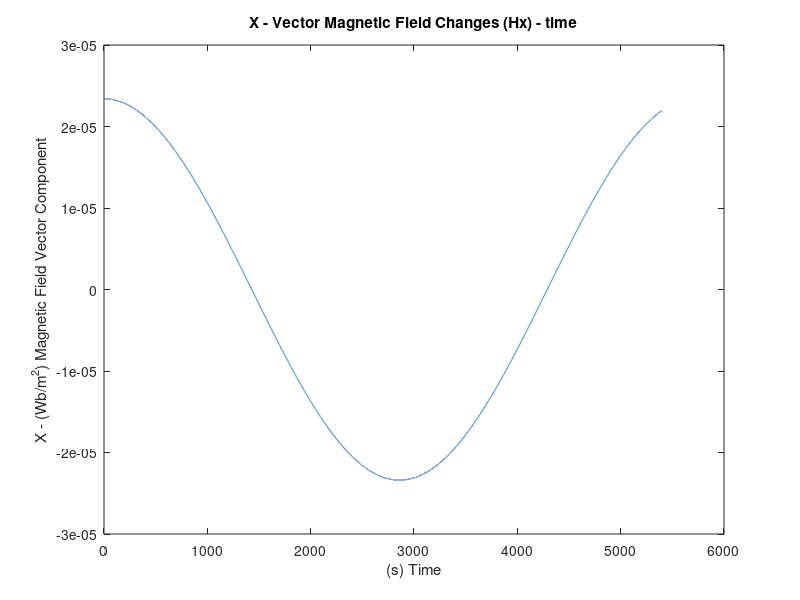
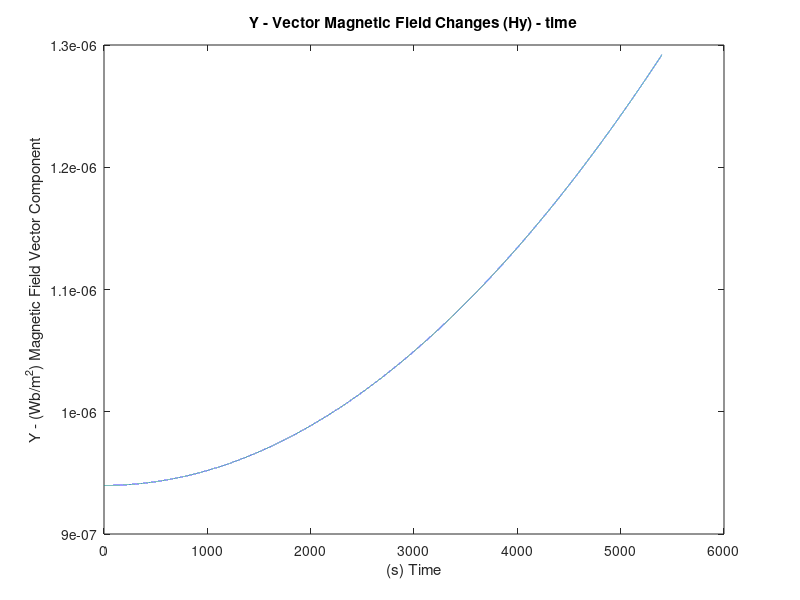
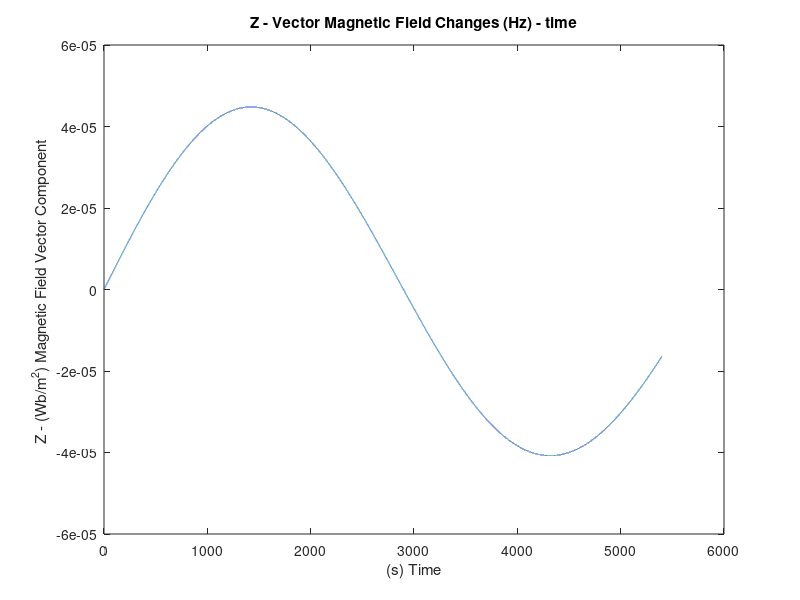
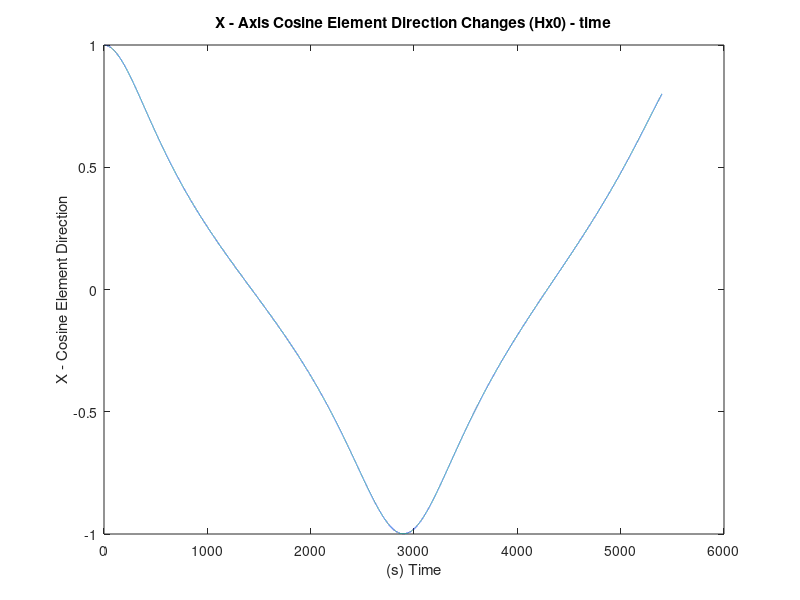

Source code (MATLAB) for these figures, in order:
clc
clear
n=48; % Student Number
N=54000; % Iteration Number
dt=0.1; % (s) The sample time 
t(1)=0; % (s) Initial time 
Me=7.943*(10^15); % (Wb*m) The magnetic dipole moment of the Earth 
mu=3.98601*(10^14); % (m^3/s^2) The Earth gravitational constant 
i=(80+0.5*n)*(pi/180); % (rad) The Orbit inclination (Multiply by (pi / 180) to convert it to radians)
We=7.29*(10^-5); % (rad/s) The Spin Rate of the Earth 
E=(11.7)*(pi/180); % (rad) The Magnetic Dipole Tilt 
Ro=(6378.14+500+2*n)*1000; % (m) The distance between the center of mass of the satellite and the Earth.
Wo=sqrt(mu/Ro^3); % (rad/s) The angular velocity of the orbit with respect to the inertial frame 
 
for x=1:N % for loop to perform iteration
    
    % Time increases per iteration
    t(x+1)=t(x)+dt;
    
    % Earth's Magnetic Field Vector Components
    Hx(x)=(Me/Ro^3)*(cos(Wo*t(x))*(cos(E)*sin(i)-sin(E)*cos(i)*cos(We*t(x)))-sin(Wo*t(x))*sin(E)*sin(We*t(x)));
    Hy(x)=(-Me/Ro^3)*(cos(E)*cos(i)+sin(E)*sin(i)*cos(We*t(x)));
    Hz(x)=2*(Me/Ro^3)*(sin(Wo*t(x))*(cos(E)*sin(i)-sin(E)*cos(i)*cos(We*t(x)))-2*sin(Wo*t(x))*sin(E)*sin(We*t(x)));
    
    % Direction cosine elements of the magnetic field vector
    Hx0(x)=(1/sqrt(Hx(x)^2+Hy(x)^2+Hz(x)^2))*Hx(x);
    Hy0(x)=(1/sqrt(Hx(x)^2+Hy(x)^2+Hz(x)^2))*Hy(x);
    Hz0(x)=(1/sqrt(Hx(x)^2+Hy(x)^2+Hz(x)^2))*Hz(x);
    
end
 
% Earth's magnetic field vector components graphs 

figure
plot(t(1:54000),Hx);
title('X - Vector Magnetic Field Changes (Hx) - time');
xlabel(' (s) Time ');
ylabel('X - (Wb/m^2) Magnetic Field Vector Component');
 
figure
plot(t(1:54000),Hy);
title('Y - Vector Magnetic Field Changes (Hy) - time');
xlabel(' (s) Time ');
ylabel('Y - (Wb/m^2) Magnetic Field Vector Component');
 
figure
plot(t(1:54000),Hz);
title('Z - Vector Magnetic Field Changes (Hz) - time');
xlabel(' (s) Time ');
ylabel('Z - (Wb/m^2) Magnetic Field Vector Component ');
 
% Direction cosine elements of the magnetic field vector graphs
figure
plot(t(1:54000),Hx0);
title('X - Axis Cosine Element Direction Changes (Hx0) - time');
xlabel(' (s) Time ');
ylabel('X - Cosine Element Direction');
 
figure
plot(t(1:54000),Hy0);
title('Y - Axis Cosine Element Direction Changes (Hy0) - time');
xlabel(' (s) Time ');
ylabel('Y - Cosine Element Direction');
 
figure
plot(t(1:54000),Hz0);
title('Z - Axis Cosine Element Direction Changes (Hz0) - time');
xlabel(' (s) Time ');
ylabel('Z - Cosine Element Direction');

